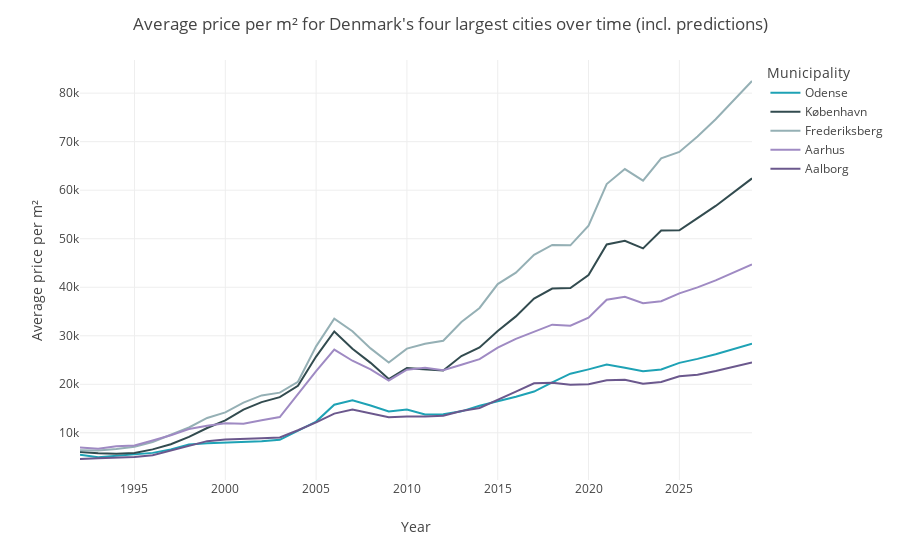

Notebook cell for this chart:
### Markdown cell above
## Figure 7

### Code cell
# Creating the chart
selected_locations = ["København", "Frederiksberg", "Aarhus", "Odense", "Aalborg"]
chart_title = "Average price per m² for Denmark's four largest cities over time (incl. predictions)"
fig = plot_price(
    sales_data,
    "AvgSalesPrice",
    chart_title,
    selected_locations,
    ["Actual price", "Predicted price"],
)
fig

### Figure 1 — Plotly figure (JSON) as saved in the notebook; plotly's stock layout.template omitted (floating-point values rounded to 4 significant figures)
{"data": [{"hovertemplate": "Municipality=Odense<br>Year=%{x}<br>Average price per m²=%{y}<extra></extra>", "legendgroup": "Odense", "line": {"color": "#1ea2b5", "dash": "solid"}, "marker": {"symbol": "circle"}, "mode": "lines", "name": "Odense", "orientation": "v", "showlegend": true, "textposition": "top center", "type": "scatter", "x": [2029, 2028, 2027, 2026, 2025, 2024, 2023, 2022, 2021, 2020, 2019, 2018, 2017, 2016, 2015, 2014, 2013, 2012, 2011, 2010, 2009, 2008, 2007, 2006, 2005, 2004, 2003, 2002, 2001, 2000, 1999, 1998, 1997, 1996, 1995, 1994, 1993, 1992], "xaxis": "x", "y": [28380.0, 27250.0, 26200.0, 25240.0, 24410.0, 23040.0, 22700.0, 23400.0, 24050.0, 23080.0, 22180.0, 20410.0, 18510.0, 17430.0, 16490.0, 15580.0, 14420.0, 13840.0, 13790.0, 14790.0, 14380.0, 15620.0, 16680.0, 15790.0, 12320.0, 10470.0, 8564.0, 8277.0, 8117.0, 8105.0, 7845.0, 7588.0, 6564.0, 5863.0, 5556.0, 5208.0, 4988.0, 5483.0], "yaxis": "y"}, {"hovertemplate": "Municipality=København<br>Year=%{x}<br>Average price per m²=%{y}<extra></extra>", "legendgroup": "København", "line": {"color": "#324b4f", "dash": "solid"}, "marker": {"symbol": "circle"}, "mode": "lines", "name": "København", "orientation": "v", "showlegend": true, "textposition": "top center", "type": "scatter", "x": [2029, 2028, 2027, 2026, 2025, 2024, 2023, 2022, 2021, 2020, 2019, 2018, 2017, 2016, 2015, 2014, 2013, 2012, 2011, 2010, 2009, 2008, 2007, 2006, 2005, 2004, 2003, 2002, 2001, 2000, 1999, 1998, 1997, 1996, 1995, 1994, 1993, 1992], "xaxis": "x", "y": [62440.0, 59520.0, 56760.0, 54240.0, 51750.0, 51680.0, 48020.0, 49570.0, 48810.0, 42520.0, 39850.0, 39730.0, 37650.0, 34000.0, 30970.0, 27590.0, 25820.0, 22850.0, 23090.0, 23330.0, 21090.0, 24420.0, 27337, 30870.0, 25720.0, 19700.0, 17350.0, 16320.0, 14790.0, 12550.0, 10990.0, 9152.0, 7641.0, 6583.0, 5846.0, 5678.0, 5763.0, 6067.0], "yaxis": "y"}, {"hovertemplate": "Municipality=Frederiksberg<br>Year=%{x}<br>Average price per m²=%{y}<extra></extra>", "legendgroup": "Frederiksberg", "line": {"color": "#95b0b5", "dash": "solid"}, "marker": {"symbol": "circle"}, "mode": "lines", "name": "Frederiksberg", "orientation": "v", "showlegend": true, "textposition": "top center", "type": "scatter", "x": [2029, 2028, 2027, 2026, 2025, 2024, 2023, 2022, 2021, 2020, 2019, 2018, 2017, 2016, 2015, 2014, 2013, 2012, 2011, 2010, 2009, 2008, 2007, 2006, 2005, 2004, 2003, 2002, 2001, 2000, 1999, 1998, 1997, 1996, 1995, 1994, 1993, 1992], "xaxis": "x", "y": [82510.0, 78460.0, 74620.0, 71060.0, 67890.0, 66550.0, 61970.0, 64350.0, 61270.0, 52680.0, 48640.0, 48730.0, 46700.0, 43000.0, 40660.0, 35740.0, 32840.0, 28980.0, 28350.0, 27340.0, 24470.0, 27400.0, 30930.0, 33520.0, 27820.0, 20510.0, 18280.0, 17705, 16220.0, 14197, 13060.0, 11090.0, 9563, 8096.0, 7113.0, 6647.0, 6365.0, 6418.0], "yaxis": "y"}, {"hovertemplate": "Municipality=Aarhus<br>Year=%{x}<br>Average price per m²=%{y}<extra></extra>", "legendgroup": "Aarhus", "line": {"color": "#9f8ac3", "dash": "solid"}, "marker": {"symbol": "circle"}, "mode": "lines", "name": "Aarhus", "orientation": "v", "showlegend": true, "textposition": "top center", "type": "scatter", "x": [2029, 2028, 2027, 2026, 2025, 2024, 2023, 2022, 2021, 2020, 2019, 2018, 2017, 2016, 2015, 2014, 2013, 2012, 2011, 2010, 2009, 2008, 2007, 2006, 2005, 2004, 2003, 2002, 2001, 2000, 1999, 1998, 1997, 1996, 1995, 1994, 1993, 1992], "xaxis": "x", "y": [44710.0, 43020.0, 41430.0, 39980.0, 38740.0, 37130.0, 36700.0, 38050.0, 37420.0, 33710.0, 32060.0, 32290.0, 30880.0, 29360.0, 27560.0, 25170.0, 24030.0, 22920.0, 23420.0, 23020.0, 20780.0, 23080.0, 24860.0, 27160.0, 22740.0, 18090.0, 13260.0, 12590.0, 11870.0, 11990.0, 11460.0, 10770.0, 9490.0, 8406.0, 7386.0, 7245.0, 6695.0, 6980.0], "yaxis": "y"}, {"hovertemplate": "Municipality=Aalborg<br>Year=%{x}<br>Average price per m²=%{y}<extra></extra>", "legendgroup": "Aalborg", "line": {"color": "#6b588d", "dash": "solid"}, "marker": {"symbol": "circle"}, "mode": "lines", "name": "Aalborg", "orientation": "v", "showlegend": true, "textposition": "top center", "type": "scatter", "x": [2029, 2028, 2027, 2026, 2025, 2024, 2023, 2022, 2021, 2020, 2019, 2018, 2017, 2016, 2015, 2014, 2013, 2012, 2011, 2010, 2009, 2008, 2007, 2006, 2005, 2004, 2003, 2002, 2001, 2000, 1999, 1998, 1997, 1996, 1995, 1994, 1993, 1992], "xaxis": "x", "y": [24490.0, 23590.0, 22750.0, 21980.0, 21644, 20460.0, 20120.0, 20930.0, 20810.0, 20010.0, 19920.0, 20330.0, 20210.0, 18490.0, 16730.0, 15110.0, 14500.0, 13530.0, 13360.0, 13370.0, 13210.0, 13960.0, 14790.0, 13960.0, 12140.0, 10530.0, 9038.0, 8871.0, 8698.0, 8645.0, 8283.0, 7294.0, 6344.0, 5390.0, 5021.0, 4947.0, 4747, 4602.0], "yaxis": "y"}], "layout": {"legend": {"title": {"text": "Municipality"}, "tracegroupgap": 0}, "margin": {"t": 60}, "title": {"text": "Average price per m² for Denmark's four largest cities over time (incl. predictions)"}, "xaxis": {"anchor": "y", "domain": [0, 1], "title": {"text": "Year"}}, "yaxis": {"anchor": "x", "domain": [0, 1], "title": {"text": "Average price per m²"}}}}
